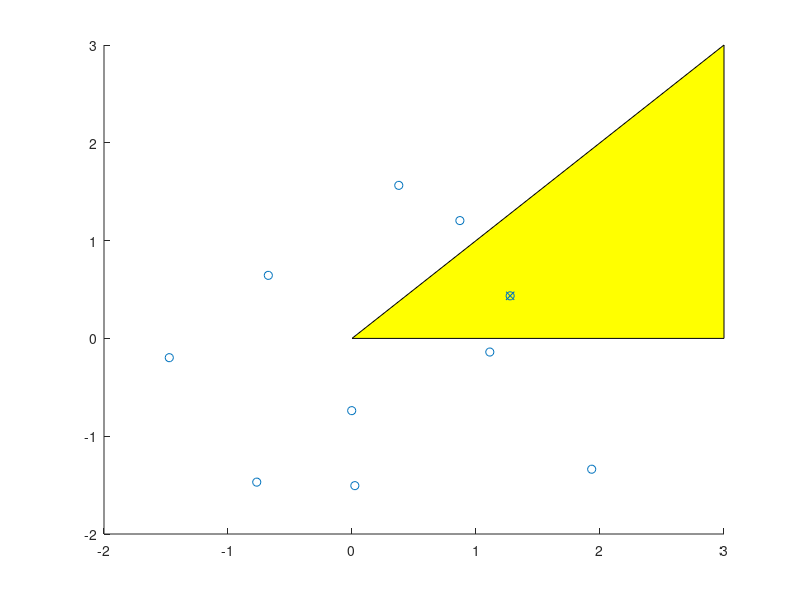

Recreate this plot in MATLAB.
function inpolygonTest2
%using angle sum method

x=[3 3 0];
y=[3 0 0];

maxX=max(x);
p=-2+4*rand(10,2);
polyP=[x(:) y(:)];
lenx=length(x);
inPoly=logical(zeros(length(p),1));
[maxX, iMaX]=max(x);
[maxY, iMaY]=max(y);
[minX, iMiX]=min(x);
[minY, iMiY]=min(y);
indexBound=[iMaX iMaY iMiX iMiY];
TWOPI=round(2*pi*10000)/10000; 
tic

for n=1:length(p)
    
    point=p(n,:);
    ind=lenx;
    m=1;
    theta=0;
    if point(1)<minX || point(1)>maxX || point(2)<minY || point(2) >maxY
       %point out of bounding box 
    else
        while m<=lenx
            vecA=point-polyP(m,:);
            vecB=point-polyP(ind,:);
            theta=theta+acos(dot(vecA,vecB)/(sqrt(sum(vecA.^2))*sqrt(sum(vecB.^2))));  
            m=m+1;
            ind=m-1;
        end
    end
    theta=round(theta*10000)/10000;
    
    if theta>=TWOPI
       inPoly(n)=true;
    end
    
end

toc
p2=p(inPoly,:);
patch(x,y,'y');
line(p(:,1),p(:,2),'marker','o','linestyle','none')
line(p2(:,1),p2(:,2),'marker','x','linestyle','none')
    
